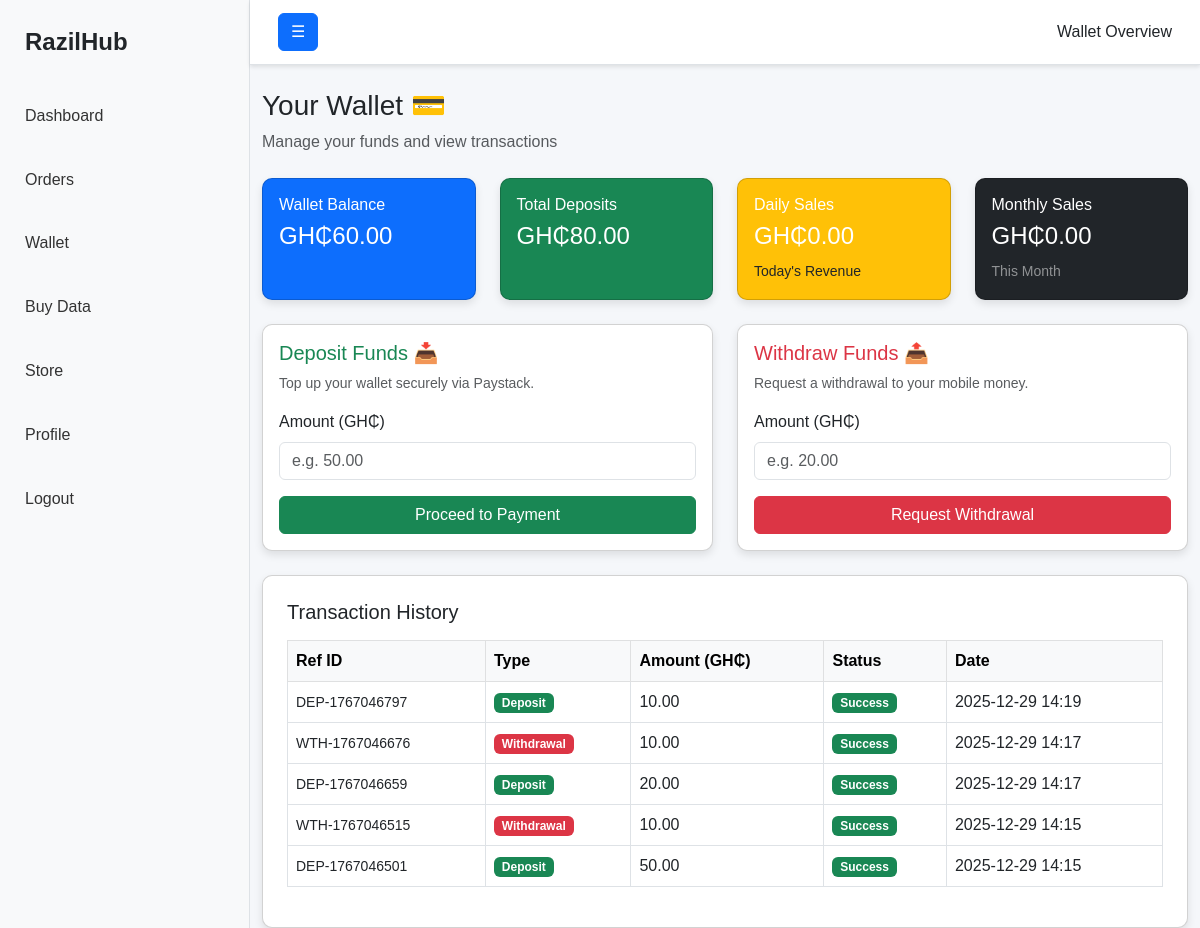
Page /wallet (signed in) on the committed database.
### app.py (models this page shows)
class User(UserMixin, db.Model):
    id = db.Column(db.Integer, primary_key=True)
    first_name = db.Column(db.String(100))
    last_name = db.Column(db.String(100))
    username = db.Column(db.String(50), unique=True)
    email = db.Column(db.String(120), unique=True)
    mobile = db.Column(db.String(20))
    password = db.Column(db.String(200))
    balance = db.Column(db.Float, default=0.0)
    is_admin = db.Column(db.Boolean, default=False)
    is_suspended = db.Column(db.Boolean, default=False) # New field for suspension

class Transaction(db.Model):
    id = db.Column(db.Integer, primary_key=True)
    user_id = db.Column(db.Integer, db.ForeignKey('user.id'), nullable=False)
    reference = db.Column(db.String(100), unique=True, nullable=False) # Paystack ref
    type = db.Column(db.String(20), nullable=False) # Deposit, Withdrawal
    amount = db.Column(db.Float, nullable=False)
    status = db.Column(db.String(20), default='Pending') # Pending, Success, Failed
    date = db.Column(db.DateTime, default=datetime.utcnow)
    user = db.relationship('User', backref=db.backref('transactions', lazy=True))

### app.py (the view)
@app.route("/wallet")
@login_required
def wallet():
    today = datetime.utcnow().date()
    daily_sales = 0.0 # Sum of orders today
    monthly_sales = 0.0 # Sum of orders this month
    transactions = Transaction.query.filter_by(user_id=current_user.id).order_by(Transaction.date.desc()).all()
    return render_template(
        "wallet.html",
        balance=current_user.balance,
        daily_sales=daily_sales,
        monthly_sales=monthly_sales,
        transactions=transactions
    )

### app.py (called while the page is built)
@login_manager.user_loader
def load_user(user_id):
    return User.query.get(int(user_id))

### templates/wallet.html (shortened to what this page needs)
<!DOCTYPE html>
<html lang="en">
<head>
    <link href="https://cdn.jsdelivr.net/npm/bootstrap@5.3.0/dist/css/bootstrap.min.css" rel="stylesheet">
    <link rel="stylesheet" href="{{ url_for('static', filename='style.css') }}">
</head>
<body>
    <div class="d-flex" id="wrapper">
        <div class="bg-light border-end" id="sidebar-wrapper">
            <div class="sidebar-heading py-4 fs-4 fw-bold" style="padding-left: 25px;">RazilHub</div>
            <div class="list-group list-group-flush">
                <a href="{{ url_for('dashboard') }}"
                    class="list-group-item list-group-item-action bg-light">Dashboard</a>
                <a href="{{ url_for('orders') }}" class="list-group-item list-group-item-action bg-light">Orders</a>
                <a href="{{ url_for('wallet') }}"
                    class="list-group-item list-group-item-action bg-light active">Wallet</a>
                <a href="{{ url_for('buy_data') }}" class="list-group-item list-group-item-action bg-light">Buy Data</a>
                <a href="{{ url_for('store') }}" class="list-group-item list-group-item-action bg-light">Store</a>
                <a href="{{ url_for('profile') }}" class="list-group-item list-group-item-action bg-light">Profile</a>
                <a href="{{ url_for('logout') }}" class="list-group-item list-group-item-action bg-light">Logout</a>
            </div>
        </div>
        <div id="page-content-wrapper">
            <nav class="navbar navbar-expand-lg navbar-light border-bottom">
                <div class="container-fluid">
                    <button class="btn btn-primary" id="sidebarToggle">☰</button>
                    <div class="ms-auto">
                        Wallet Overview
                    </div>
                </div>
            </nav>
            <div class="container-fluid mt-4">
                <div class="mb-4">
                    <h3>Your Wallet 💳</h3>
                    <p class="text-muted">Manage your funds and view transactions</p>
                </div>
                <div class="row g-4 mb-4">
                    <div class="col-md-3">
                        <div class="card text-white bg-primary h-100">
                            <div class="card-body">
                                <h6>Wallet Balance</h6>
                                <h4>GH₵{{ "{:,.2f}".format(balance) }}</h4>
                            </div>
                        </div>
                    </div>
                    <div class="col-md-3">
                        <div class="card text-white bg-success h-100">
                            <div class="card-body">
                                <h6>Total Deposits</h6>
                                <h4>GH₵{{ "{:,.2f}".format(transactions | selectattr('type', 'equalto', 'Deposit') |
                                    sum(attribute='amount')) }}</h4>
                            </div>
                        </div>
                    </div>
                    <div class="col-md-3">
                        <div class="card text-white bg-warning h-100">
                            <div class="card-body">
                                <h6>Daily Sales</h6>
                                <h4>GH₵{{ "{:,.2f}".format(daily_sales) }}</h4>
                                <small class="text-dark">Today's Revenue</small>
                            </div>
                        </div>
                    </div>
                    <div class="col-md-3">
                        <div class="card text-white bg-dark h-100">
                            <div class="card-body">
                                <h6>Monthly Sales</h6>
                                <h4>GH₵{{ "{:,.2f}".format(monthly_sales) }}</h4>
                                <small class="text-white-50">This Month</small>
                            </div>
                        </div>
                    </div>
                </div>
                <div class="row g-4 mb-4">
                    <div class="col-md-6">
                        <div class="card h-100">
                            <div class="card-body">
                                <h5 class="card-title text-success">Deposit Funds 📥</h5>
                                <p class="text-muted small">Top up your wallet securely via Paystack.</p>
                                <form method="POST" action="{{ url_for('deposit') }}">
                                    <div class="mb-3">
                                        <label class="form-label">Amount (GH₵)</label>
                                        <input type="number" name="amount" class="form-control" placeholder="e.g. 50.00"
                                            min="1" step="0.01" required>
                                    </div>
                                    <button type="submit" class="btn btn-success w-100">Proceed to Payment</button>
                                </form>
                            </div>
                        </div>
                    </div>
                    <div class="col-md-6">
                        <div class="card h-100">
                            <div class="card-body">
                                <h5 class="card-title text-danger">Withdraw Funds 📤</h5>
                                <p class="text-muted small">Request a withdrawal to your mobile money.</p>
                                <form method="POST" action="{{ url_for('withdraw') }}">
                                    <div class="mb-3">
                                        <label class="form-label">Amount (GH₵)</label>
                                        <input type="number" name="amount" class="form-control" placeholder="e.g. 20.00"
                                            min="1" step="0.01" required>
                                    </div>
                                    <button type="submit" class="btn btn-danger w-100">Request Withdrawal</button>
                                </form>
                            </div>
                        </div>
                    </div>
                </div>
                <div class="card p-4">
                    <h5 class="mb-3">Transaction History</h5>
                    <div class="table-responsive">
                        <table class="table table-bordered align-middle">
                            <thead class="table-light">
                                <tr>
                                    <th>Ref ID</th>
                                    <th>Type</th>
                                    <th>Amount (GH₵)</th>
                                    <th>Status</th>
                                    <th>Date</th>
                                </tr>
                            </thead>
                            <tbody>
                                {% if transactions %}
                                {% for txn in transactions %}
                                <tr>
                                    <td><small>{{ txn.reference }}</small></td>
                                    <td>
                                        {% if txn.type == 'Deposit' %}
                                        <span class="badge bg-success">Deposit</span>
                                        {% else %}
                                        <span class="badge bg-danger">Withdrawal</span>
                                        {% endif %}
                                    </td>
                                    <td>{{ "{:,.2f}".format(txn.amount) }}</td>
                                    <td>
                                        {% if txn.status == 'Success' %}
                                        <span class="badge bg-success">Success</span>
                                        {% elif txn.status == 'Pending' %}
                                        <span class="badge bg-warning text-dark">Pending</span>
                                        {% else %}
                                        <span class="badge bg-danger">Failed</span>
                                        {% endif %}
                                    </td>
                                    <td>{{ txn.date.strftime('%Y-%m-%d %H:%M') }}</td>
                                </tr>
                                {% endfor %}
                                {% else %}
                                <tr>
                                    <td colspan="5" class="text-center text-muted">
                                        No transactions yet
                                    </td>
                                </tr>
                                {% endif %}
                            </tbody>
                        </table>
                    </div>
                </div>
            </div>
        </div>
    </div>
</body>
</html>

### static/css/style.css (style rules this page uses)
body { margin: 0; padding: 0; font-family: "Segoe UI", Arial, sans-serif; background-color: #ccccff; }
input { width: 100%; padding: 12px; margin-bottom: 12px; border: 1px solid #ccc; border-radius: 5px; }
#sidebarToggle { width: auto; margin: 0; }

### templates/wallet.html (style rules this page uses)
body { font-family: 'Arial', sans-serif; background-color: #f5f7fa; }
#sidebar-wrapper { min-width: 250px; max-width: 250px; }
#sidebar-wrapper .list-group-item { border: none; padding: 20px 25px; font-size: 1rem; color: #333; }
#page-content-wrapper { width: 100%; }
.card { border-radius: 10px; box-shadow: 0 4px 8px rgba(0, 0, 0, 0.1); }
.navbar { padding: 0.8rem 1rem; background-color: #fff; box-shadow: 0 2px 4px rgba(0, 0, 0, 0.1); }
#sidebar-wrapper { transition: margin 0.25s ease-out; }

### rows in the picture
User: balance "60.00"
Transaction: reference "DEP-1767046797", type "Deposit", amount "10.00", status "Success", date "2025-12-29 14:19"
Transaction: reference "WTH-1767046676", type "Withdrawal", amount "10.00", status "Success", date "2025-12-29 14:17"
Transaction: reference "DEP-1767046659", type "Deposit", amount "20.00", status "Success", date "2025-12-29 14:17"
Transaction: reference "WTH-1767046515", type "Withdrawal", amount "10.00", status "Success", date "2025-12-29 14:15"
Transaction: reference "DEP-1767046501", type "Deposit", amount "50.00", status "Success", date "2025-12-29 14:15"

### other values in the picture
{{ "{:,.2f}".format(monthly_sales) }} "0.00"
